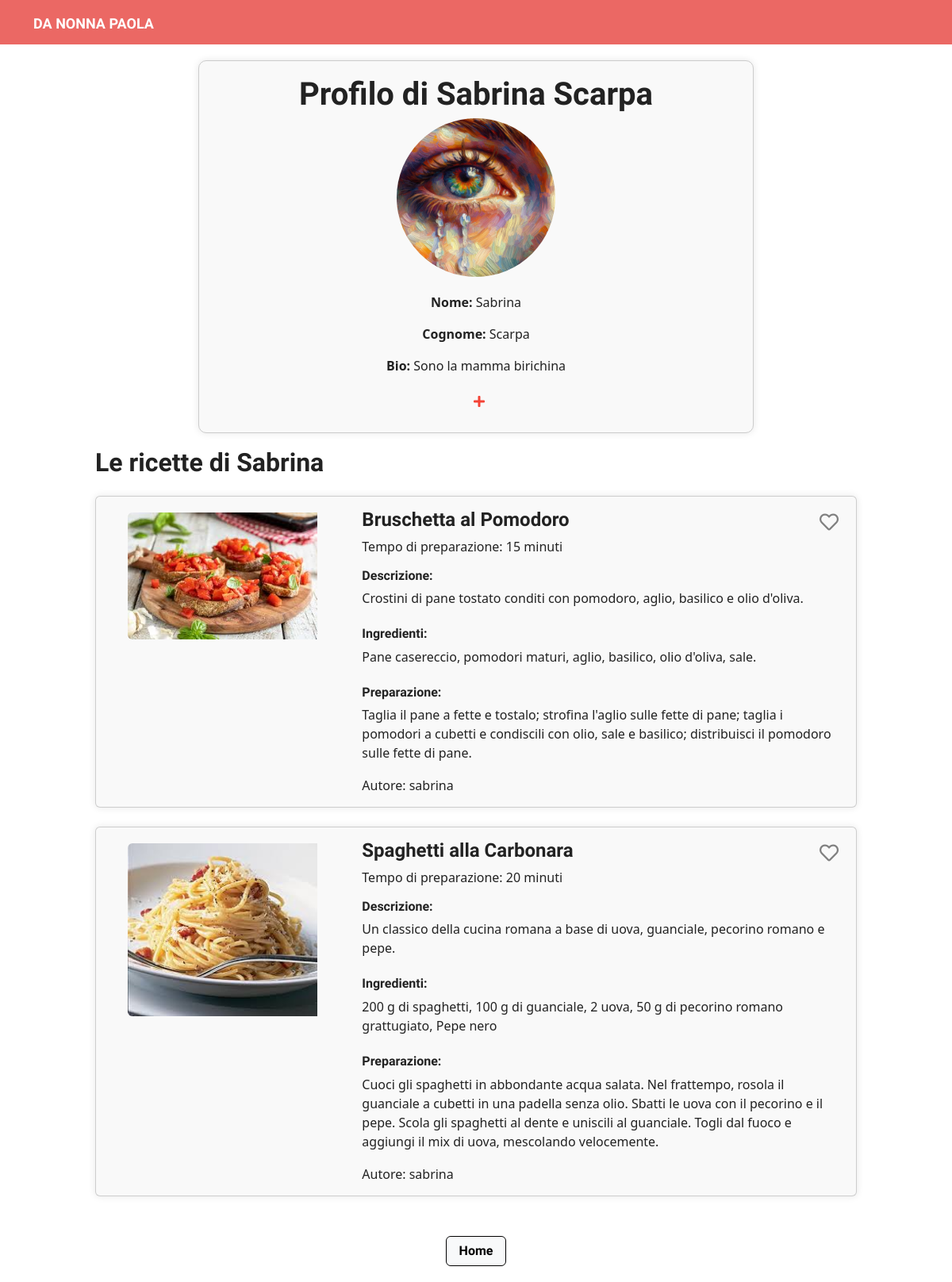
Page /user/4/ on the committed database.
### pages/models.py (models this page shows, shortened)
class CustomUser(AbstractUser):
    bio = models.TextField(blank=True, null=True)
    profile_picture = models.ImageField(upload_to='profile_pictures/', blank=True, null=True)
    friends = models.ManyToManyField('self', symmetrical=False, related_name='followers', blank=True)

class Recipe(models.Model):
    CATEGORY_CHOICES = [
        ('ANTIPASTI', 'Antipasti'),
        ('PRIMI', 'Primi'),
        ('SECONDI', 'Secondi'),
        ('DOLCI', 'Dolci')
    ]
    user = models.ForeignKey(settings.AUTH_USER_MODEL, related_name='recipes_created', on_delete=models.CASCADE)
    title = models.CharField(max_length=200)
    slug = models.SlugField(max_length=200, blank=True)
    image = models.ImageField(upload_to='recipes/%Y/%m/%d')
    description = models.TextField("Description")
    ingredients = models.TextField("Ingredients")
    preparation = models.TextField("Preparation")
    preparation_time = models.IntegerField("Preparation Time (minutes)", default=0)
    created = models.DateField(auto_now_add=True, db_index=True)
    likes = models.ManyToManyField(settings.AUTH_USER_MODEL, related_name='liked_recipes', blank=True)
    category = models.CharField(max_length=10, choices=CATEGORY_CHOICES, default='PRIMI')
    objects = models.Manager()

### pages/views.py (the view)
# urls.py: path('user/<int:user_id>/', views.user_profile, name='user-profile'),
def user_profile(request, user_id):
    user = get_object_or_404(CustomUser, id=user_id)
    recipes = Recipe.objects.filter(user=user)
    return render(request, 'pages/user-profile.html', {'user': user, 'recipes': recipes})

### pages/templates/pages/user-profile.html (shortened to what this page needs)
<!DOCTYPE html>
<html lang="en">
<head>
    <link rel="stylesheet" href="https://bootswatch.com/5/journal/bootstrap.min.css">
    <link rel="stylesheet" href="https://cdnjs.cloudflare.com/ajax/libs/font-awesome/5.15.4/css/all.min.css">
</head>
<body>
<header>
    <nav class="navbar navbar-expand-lg navbar-dark bg-primary">
        <div class="container">
            <a class="navbar-brand" href="/">DA NONNA PAOLA</a>
        </div>
    </nav>
</header>
<main>
    <div class="profile-page">
        <div class="profile-info">
            <h1>Profilo di {{ user.first_name }} {{ user.last_name }}</h1>
            {% if user.profile_picture %}
                <img class="profile-picture" src="{{ user.profile_picture.url }}" alt="Profile Picture">
            {% else %}
                <p>Immagine del profilo non disponibile.</p>
            {% endif %}
            <p><strong>Nome:</strong> {{ user.first_name }}</p>
            <p><strong>Cognome:</strong> {{ user.last_name }}</p>
            <p><strong>Bio:</strong> {{ user.bio }}</p>
            <button class="follow-button btn btn-outline-primary ms-2" data-user-id="{{ user.id }}" data-author-id="{{ user.id }}">
                {% if request.user in user.followers.all %}
                    <i class="fas fa-check"></i>
                {% else %}
                    <i class="fas fa-plus" style="color: #f44336;"></i>
                {% endif %}
            </button>
        </div>
    </div>
    <div class="recipes-section" style="margin-bottom:30px; padding-left:10%; padding-right:10%;">
        <h2 class="mb-4">Le ricette di {{ user.first_name }}</h2>
        {% if recipes %}
        <div class="row row-cols-1 g-4">
            {% for recipe in recipes %}
                <div class="col">
                    <div class="card">
                        <div class="row g-0">
                            <div class="col-md-4">
                                <div class="profile-picture-container d-flex justify-content-center align-items-center">
                                    <img src="{{ recipe.image.url }}" class="img-fluid rounded-start recipe-image" alt="{{ recipe.title }}">
                                </div>
                            </div>
                            <div class="col-md-8">
                                <div class="card-body">
                                    <div class="d-flex justify-content-between">
                                        <h4 class="card-title">{{ recipe.title }}</h4>
                                        <button class="like-button" data-recipe-id="{{ recipe.id }}">
                                            {% if user in recipe.likes.all %}
                                                <i class="fas fa-heart liked"></i>
                                            {% else %}
                                                <i class="far fa-heart"></i>
                                            {% endif %}
                                        </button>
                                    </div>
                                    <p class="card-text">Tempo di preparazione: {{ recipe.preparation_time }} minuti</p>
                                    <h6>Descrizione:</h6>
                                    <p>{{ recipe.description }}</p>
                                    <h6 class="mt-4">Ingredienti:</h6>
                                    <p>{{ recipe.ingredients }}</p>
                                    <h6 class="mt-4">Preparazione:</h6>
                                    <p>{{ recipe.preparation }}</p>
                                    <div class="author-name d-flex align-items-center">
                                    <div style="transform: translateY(+5%); position: relative;">
                                        Autore: {{ recipe.user }}
                                    </div>
                                    </div>
                                </div>
                            </div>
                        </div>
                    </div>
                </div>
            {% endfor %}
        </div>
        {% else %}
        <p class="mt-4">Non hai ancora creato nessuna ricetta.</p>
        {% endif %}
    </div>
</main>
<footer style="text-align: center; padding: 20px;">
    <a type="button" class="btn btn-light" href="/">Home</a>
</footer>
</body>
</html>

### pages/templates/pages/user-profile.html (style rules this page uses)
.profile-page { width: 100%; display: flex; justify-content: center; align-items: center; padding: 20px; }
.profile-info { max-width: 700px; width: 100%; padding: 20px 40px; border: 1px solid #ccc; border-radius: 10px; box-shadow: 0 0 10px rgba(0, 0, 0, 0.1); background-color: #f9f9f9; text-align: center; }
.profile-picture { width: 200px; height: 200px; border-radius: 50%; object-fit: cover; margin-bottom: 20px; }
.card { background-color: #f9f9f9; box-shadow: 0 0 10px rgba(0, 0, 0, 0.1); }
.profile-picture-container { display: flex; justify-content: center; margin-top: 20px; }
.recipe-image { width: 75%; height: auto; }
.like-button { background: none; border: none; outline: none; cursor: pointer; }
.like-button .far.fa-heart { color: grey; }
.like-button .fas.fa-heart, .like-button .far.fa-heart { font-size: 24px; width: 24px; height: 24px; display: inline-block; }
.follow-button { background: none; border: none; cursor: pointer; }
.btn-light { border: 1px solid black; }

### rows in the picture
CustomUser: first_name "Sabrina", last_name "Scarpa", profile_picture (picture), bio "Sono la mamma birichina"
Recipe: image (picture), title "Bruschetta al Pomodoro", preparation_time "15", description "Crostini di pane tostato conditi con pomodoro, aglio, basilico e olio d'oliva.", ingredients "Pane casereccio, pomodori maturi, aglio, basilico, olio d'oliva, sale.", preparation "Taglia il pane a fette e tostalo; strofina l'aglio sulle fette di pane; taglia i pomodori a cubetti e condiscili con olio, sale e basilico; distribuisci il pomodoro sulle fette di pane.", user "sabrina"
Recipe: image (picture), title "Spaghetti alla Carbonara", preparation_time "20", description "Un classico della cucina romana a base di uova, guanciale, pecorino romano e pepe.", ingredients "200 g di spaghetti, 100 g di guanciale, 2 uova, 50 g di pecorino romano grattugiato, Pepe nero", preparation "Cuoci gli spaghetti in abbondante acqua salata. Nel frattempo, rosola il guanciale a cubetti in una padella senza olio. Sbatti le uova con il pecorino e il pepe. Scola gli spaghetti al dente e uniscili al guanciale. Togli dal fuoco e aggiungi il mix di uova, mescolando velocemente.", user "sabrina"
